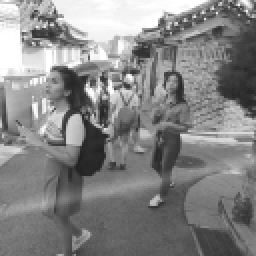
#> input picture Paper/applsci/review/round1/artifacts/t11_cue_complementarity/formal/examples/000_01/01_lq.png, 128 x 128 px, given in place of 00015.jpg, which was not available (shown 2 times larger)
$ python make_f6_realworld_from_l40.py
#> lines starting #> are read from the running program, lines starting #| are printed output that depends on the picture; pictures that were not available may be replaced by others from this repository, and a replacement may not be noted
#!/usr/bin/env python3
"""Build Fig6 from L40 real-world inference outputs.

Inputs are copied from:
projects/007-waveletmask/Exp/tmp_f6_realworld_mini on L40.
"""

from __future__ import annotations

import json
from pathlib import Path

import numpy as np
from PIL import Image, ImageDraw, ImageFilter, ImageFont


ROOT = Path(__file__).resolve().parents[1]
RAW = ROOT / "figures" / "_work" / "f6_realworld_l40" / "raw"
OUT = ROOT / "figures" / "_work" / "f6_realworld_l40"


def font(size: int, bold: bool = False) -> ImageFont.FreeTypeFont | ImageFont.ImageFont:
    candidates = [
        "/System/Library/Fonts/Supplemental/Arial Bold.ttf" if bold else "/System/Library/Fonts/Supplemental/Arial.ttf",
        "/Library/Fonts/Arial Bold.ttf" if bold else "/Library/Fonts/Arial.ttf",
        "/System/Library/Fonts/Supplemental/Helvetica Bold.ttf" if bold else "/System/Library/Fonts/Supplemental/Helvetica.ttf",
    ]
    for candidate in candidates:
        if Path(candidate).exists():
            return ImageFont.truetype(candidate, size)
    return ImageFont.load_default()


TITLE = font(34, True)
HEAD = font(23, True)
BODY = font(17)
SMALL = font(14)


SCENES = [
    ("scene_gRaos_1586", "Scene A"),
    ("scene_rJl_720", "Scene B"),
    ("scene_uqj_86", "Scene C"),
]


def read(path: Path) -> Image.Image:
    return Image.open(path).convert("RGB")


def fit(image: Image.Image, size: tuple[int, int]) -> Image.Image:
    out = Image.new("RGB", size, "white")
    im = image.copy()
    im.thumbnail(size, Image.Resampling.LANCZOS)
    out.paste(im, ((size[0] - im.width) // 2, (size[1] - im.height) // 2))
    return out


def gray(image: Image.Image) -> np.ndarray:
    return np.asarray(image.convert("L"), dtype=np.float32) / 255.0


def find_roi(input_img: Image.Image, base_img: Image.Image, wave_img: Image.Image, box: int = 110) -> tuple[int, int, int, int]:
    inp = gray(input_img)
    base = gray(base_img)
    wave = gray(wave_img)
    blur = np.asarray(input_img.convert("L").filter(ImageFilter.GaussianBlur(5)), dtype=np.float32) / 255.0
    high = np.abs(inp - blur)
    score = np.abs(inp - base) + np.abs(base - wave) + 0.7 * high
    h, w = score.shape
    best = (-1.0, 0, 0)
    for y in range(0, max(1, h - box), 20):
        for x in range(0, max(1, w - box), 20):
            patch = score[y : y + box, x : x + box]
            val = float(patch.mean() + 0.25 * patch.max())
            if val > best[0]:
                best = (val, x, y)
    _, x, y = best
    return x, y, x + box, y + box


def draw_border(draw: ImageDraw.ImageDraw, xy: tuple[int, int, int, int], color=(180, 188, 198), width: int = 2) -> None:
    draw.rounded_rectangle(xy, radius=5, outline=color, width=width)


def locate(scene: str, kind: str) -> Path:
    if kind == "input":
        return RAW / "input" / scene / "00015.jpg"
    if kind == "base":
        return RAW / "base" / scene / "outputs" / "00015_f6_waveletmask_base_realworld_mini.png"
    if kind == "ab":
        return RAW / "ab" / scene / "outputs" / "00015_f6_waveletmask_ab_realworld_mini.png"
    raise ValueError(kind)


def main() -> None:
    OUT.mkdir(parents=True, exist_ok=True)
    canvas = Image.new("RGB", (1820, 1280), "white")
#> canvas: PIL image 1820x1280 RGB; every value is 255
    draw = ImageDraw.Draw(canvas)
    draw.text((45, 35), "Fig6. Real-world qualitative comparison from L40 mini inference", fill=(30, 42, 58), font=TITLE)

    headers = ["Degraded input", "RTN-style base", "WaveletMask-ab", "Zoom crop"]
    xs = [210, 575, 940, 1305]
    row_y0 = 170
    panel = (320, 240)
    for x, header in zip(xs, headers):
        draw.text((x, 115), header, fill=(30, 42, 58), font=HEAD)

    metadata = {
        "source": "L40_aliyun:/mnt/data/Antigravity_OFR/projects/007-waveletmask/Exp/tmp_f6_realworld_mini",
        "models": {
            "base": "projects/007-waveletmask/Exp/checkpoints/waveletmask_base/net_g_best.pth",
            "waveletmask_ab": "projects/007-waveletmask/Exp/checkpoints/waveletmask_ab/net_g_best.pth",
        },
        "commands": [
            "CUDA_VISIBLE_DEVICES=2 python test.py -opt projects/007-waveletmask/Exp/tmp_f6_realworld_mini/configs/f6_waveletmask_base_realworld_mini.yml",
            "CUDA_VISIBLE_DEVICES=3 python test.py -opt projects/007-waveletmask/Exp/tmp_f6_realworld_mini/configs/f6_waveletmask_ab_realworld_mini.yml",
        ],
        "scenes": [],
    }

    for row_idx, (scene, label) in enumerate(SCENES):
        y = row_y0 + row_idx * 335
        images = {
            "input": read(locate(scene, "input")),
            "base": read(locate(scene, "base")),
            "ab": read(locate(scene, "ab")),
        }
#> in read, returned value is the input picture: PIL image 128x128 RGB; min 32, max 255, mean 133.1
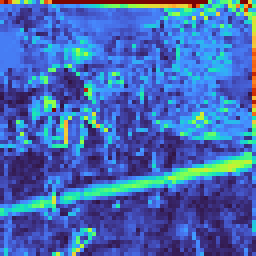
#> input picture Paper/applsci/review/round1/artifacts/t11_cue_complementarity/formal/examples/000_01/03_spatial_heatmap.png, 128 x 128 px, given in place of 00015_f6_waveletmask_base_realworld_mini.png, which was not available (shown 2 times larger)
#> in read, returned value is the input picture: PIL image 128x128 RGB; mean R, G, B 67, 105.6, 180.4
        roi = find_roi(images["input"], images["base"], images["ab"])
#> in gray (call 2), `return np.asarray(image.convert("L"), dtype=np.float32) / 255.0`:
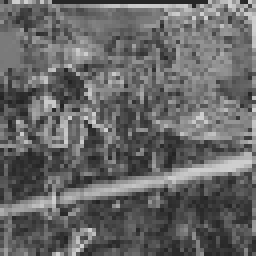
#> returned value: shape (128, 128) float32 (shown 2 times larger); min 0.137, max 0.808, mean 0.402
#> in find_roi, `high = np.abs(inp - blur)`:
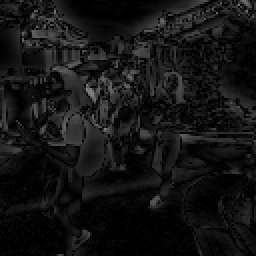
#> high: shape (128, 128) float32 (shown 2 times larger); min 0, max 0.522, mean 0.0806
#> in find_roi, `score = np.abs(inp - base) + np.abs(base - wave) + 0.7 * high`:
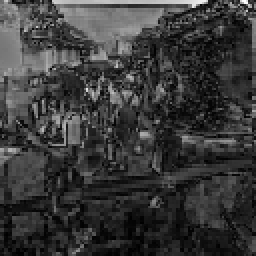
#> score: shape (128, 128) float32 (shown 2 times larger); min 0, max 1.13, mean 0.257; drawn with min black and max white
#> after the loop in find_roi, `for y in range(0, max(1, h - box), 20):`: best = (0.551, 0, 0)
#> in find_roi, `_, x, y = best`: x = 0
#> roi = (0, 0, 110, 110)
        draw.text((55, y + 94), label, fill=(30, 42, 58), font=HEAD)

        for col, kind in enumerate(["input", "base", "ab"]):
            x = xs[col]
            thumb = fit(images[kind], panel)
            canvas.paste(thumb, (x, y))
            draw_border(draw, (x, y, x + panel[0], y + panel[1]))
            sx, sy = panel[0] / images[kind].width, panel[1] / images[kind].height
            rx = (x + int(roi[0] * sx), y + int(roi[1] * sy), x + int(roi[2] * sx), y + int(roi[3] * sy))
            draw.rectangle(rx, outline=(0, 137, 150), width=3)
#> this loop made 3 passes
#> rx on passes 1 to 3: (210, 170, 485, 376), (575, 170, 850, 376), (940, 170, 1215, 376)
#> pass 1, in main, `thumb = fit(images[kind], panel)`:
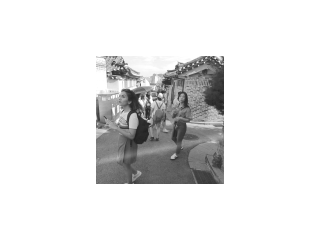
#> thumb: PIL image 320x240 RGB; min 32, max 255, mean 229
#> after the loop:
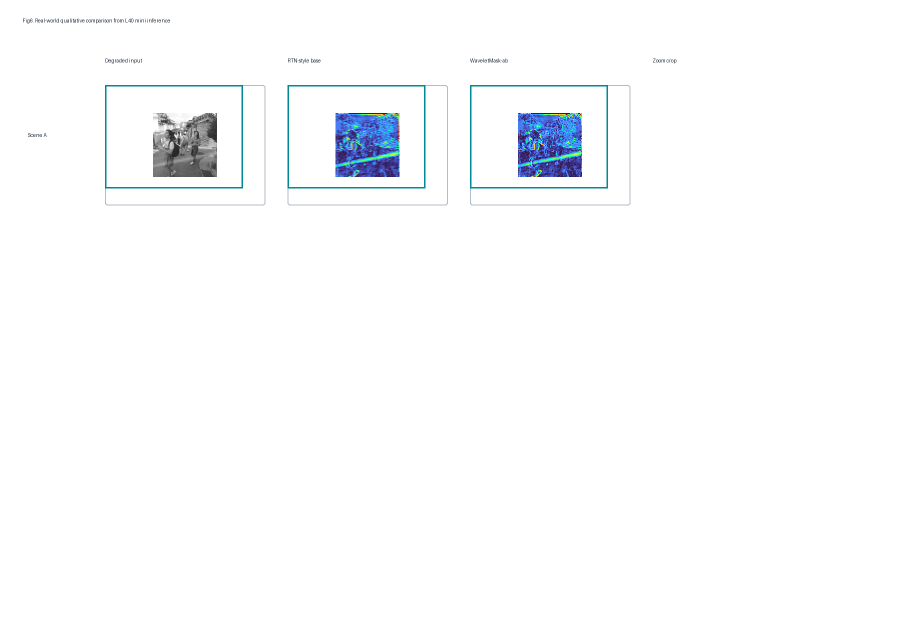
#> canvas: PIL image 1820x1280 RGB (shown at 1/2 size); mean R, G, B 250.3, 251.4, 252.5

        crop_x = xs[3]
        crop_w, crop_h = 105, 105
        for i, kind in enumerate(["input", "base", "ab"]):
            crop = images[kind].crop(roi).resize((crop_w, crop_h), Image.Resampling.LANCZOS)
            cx = crop_x + i * (crop_w + 18)
            canvas.paste(crop, (cx, y + 38))
            draw_border(draw, (cx, y + 38, cx + crop_w, y + 38 + crop_h), color=(0, 137, 150), width=2)
            draw.text((cx + 18, y + 150), ["Input", "Base", "WM"][i], fill=(30, 42, 58), font=SMALL)
#> this loop made 3 passes
#> pass 2, in main, `crop = images[kind].crop(roi).resize((crop_w, crop_h), Image.Resamplin..`:
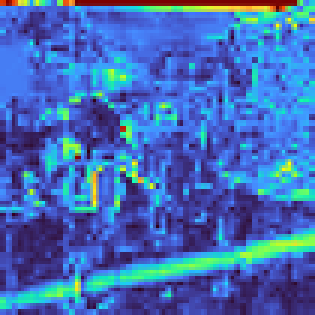
#> crop: PIL image 105x105 RGB (shown 3 times larger); mean R, G, B 65.8, 108.5, 183.6

        metadata["scenes"].append(
            {
                "scene": scene,
                "frame": "00015",
                "roi_xyxy": roi,
                "input": str(locate(scene, "input")),
                "base": str(locate(scene, "base")),
                "waveletmask_ab": str(locate(scene, "ab")),
            }
        )

    draw.text(
        (55, 1225),
        "Script-derived from real L40 inference. Mini-set qualitative evidence only; do not use as refreshed RealWorld ranking.",
        fill=(30, 42, 58),
        font=BODY,
    )
    figure = OUT / "Fig6_realworld_comparison_l40_script.png"
    meta_path = OUT / "Fig6_realworld_comparison_l40_metadata.json"
    canvas.save(figure)
    meta_path.write_text(json.dumps(metadata, indent=2), encoding="utf-8")
    print(figure)
    print(meta_path)


if __name__ == "__main__":
#> (the run stopped early here; a loop or call above may not have finished)
